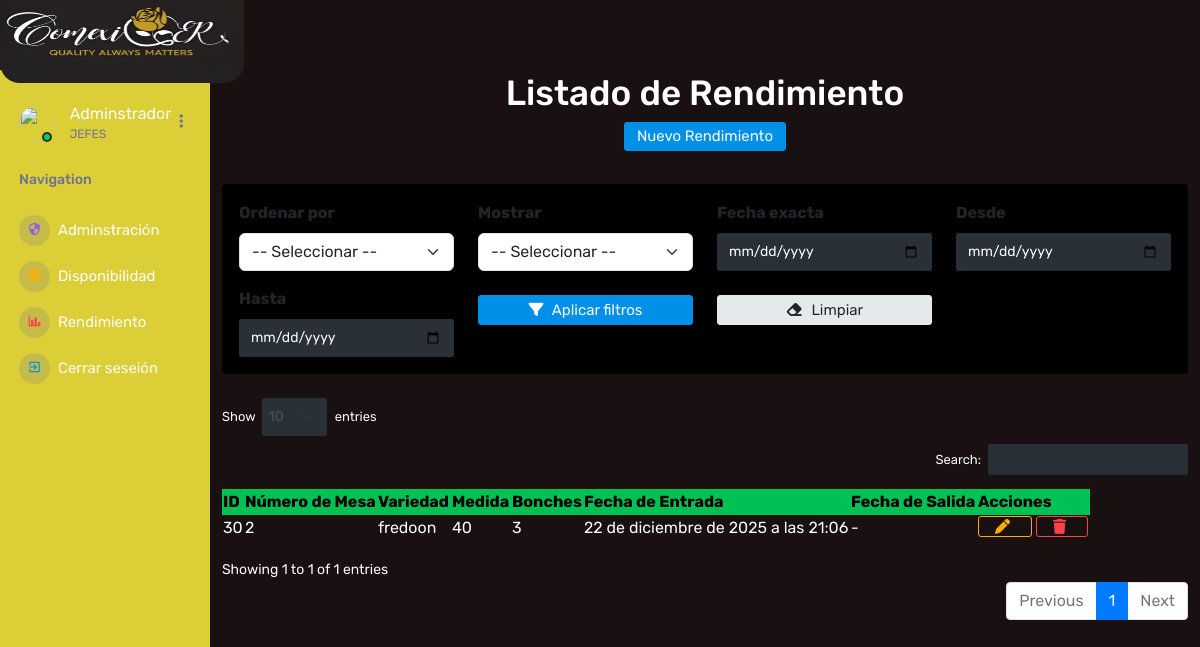
Page /rendimiento on the committed database.
### Aplicaciones/Rendimiento/models.py (models this page shows)
class Rendimiento(models.Model):
    numero_mesa = models.PositiveIntegerField(verbose_name="Número de mesa")
    variedad = models.CharField(max_length=100)
    medida = models.CharField(max_length=50)
    bonches = models.PositiveIntegerField()
    fecha_entrada = models.DateTimeField(default=timezone.now)
    fecha_salida = models.DateTimeField(null=True, blank=True)
    codigo_id = models.CharField(max_length=50,unique=True, null=True, blank=True)

### Aplicaciones/Rendimiento/views.py (the view)
# urls.py: path('rendimiento', views.inicio, name='rendimiento'),
def inicio(request):
    listadoRendimiento = Rendimiento.objects.all()
    return render(request, 'rendimiento.html', {'rendimiento': listadoRendimiento})

### Aplicaciones/Rendimiento/templates/rendimiento.html (shortened to what this page needs)
{% extends 'plantilla.html' %}
{% load static %}
{% block body %}
<br>
<main class="container py-4"><br><br>
    <h1 class="text-center">Listado de Rendimiento</h1>
    <div class="text-center">
        <a href="{% url 'nuevo_rendimiento' %}" class="btn btn-primary">
            Nuevo Rendimiento
        </a>
    </div>
    <hr>
    <div class="card p-3 mb-4">
        <div class="row g-3">
            <div class="col-md-3">
                <label class="form-label fw-bold">Ordenar por</label>
                <select id="ordenarPor" class="form-select">
                    <option value="">-- Seleccionar --</option>
                </select>
            </div>
            <div class="col-md-3">
                <label class="form-label fw-bold">Mostrar</label>
                <select id="ordenReciente" class="form-select">
                    <option value="">-- Seleccionar --</option>
                </select>
            </div>
            <div class="col-md-3">
                <label class="form-label fw-bold">Fecha exacta</label>
                <input type="date" id="fechaExacta" class="form-control">
            </div>
            <div class="col-md-3">
                <label class="form-label fw-bold">Desde</label>
                <input type="date" id="fechaDesde" class="form-control">
            </div>
            <div class="col-md-3 mt-3">
                <label class="form-label fw-bold">Hasta</label>
                <input type="date" id="fechaHasta" class="form-control">
            </div>
            <div class="col-md-3 mt-4">
                <button id="btnAplicarFiltros" class="btn btn-primary w-100">
                    <i class="fa fa-filter"></i> Aplicar filtros
                </button>
            </div>
            <div class="col-md-3 mt-4">
                <button id="btnLimpiarFiltros" class="btn btn-secondary w-100">
                    <i class="fa fa-eraser"></i> Limpiar
                </button>
            </div>
        </div>
    </div>
    <table id="table_rendimiento">
        <thead>
            <tr class="table-success">
                <th>ID</th>
                <th>Número de Mesa</th>
                <th>Variedad</th>
                <th>Medida</th>
                <th>Bonches</th>
                <th>Fecha de Entrada</th>
                <th>Fecha de Salida</th>
                <th>Acciones</th>
            </tr>
        </thead>
        <tbody>
            {% for r in rendimiento %}
            <tr>
                <td>{{ r.id }}</td>
                <td>{{ r.numero_mesa }}</td>
                <td>{{ r.variedad }}</td>
                <td>{{ r.medida }}</td>
                <td>{{ r.bonches }}</td>
                <td data-fecha="{{ r.fecha_entrada }}">{{ r.fecha_entrada }}</td>
                <td>{{ r.fecha_salida|default:"-" }}</td>
                <td>
                    <button class="btn btn-outline-warning" data-bs-toggle="modal" data-bs-target="#modalEditar{{ r.id }}">
                        <i class="fa fa-pen"></i>
                    </button>
                    <a href="{% url 'eliminar_rendimiento' r.id %}" class="btn btn-outline-danger"
                        onclick="return confirm('¿Seguro que deseas eliminar este rendimiento?')">
                        <i class="fa fa-trash"></i>
                    </a>
                </td>
            </tr>
            {% empty %}
            <tr>
                <td colspan="9" class="text-center">No hay registros de rendimiento.</td>
            </tr>
            {% endfor %}
        </tbody>
    </table>
</main>
<br><br>
{% endblock %}

### rows in the picture
Rendimiento: id "30", numero_mesa "2", variedad "fredoon", medida "40", bonches "3", fecha_entrada "22 de diciembre de 2025 a las 21:06", fecha_salida "-"
